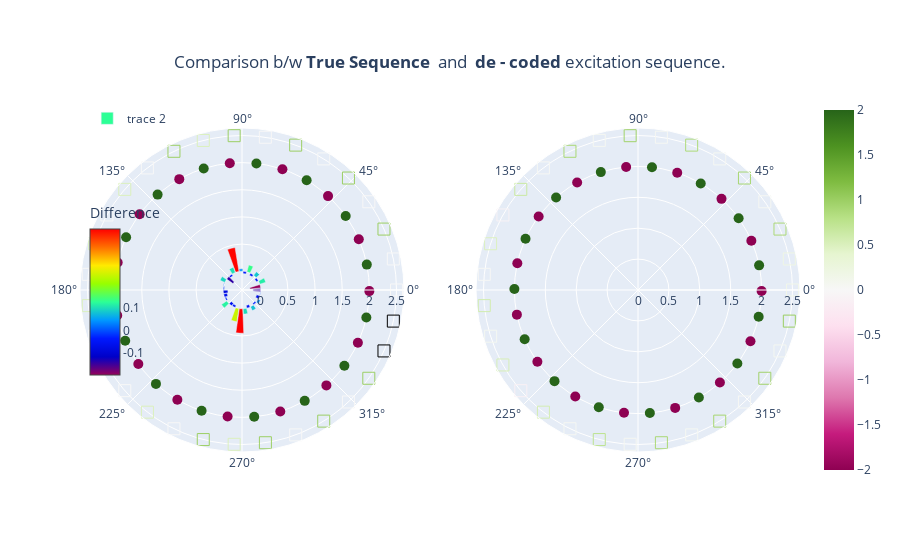

The cell this chart's notebook holds for it:
### Markdown cell above
# Plot

### Code cell
import plotly.graph_objects as go
from plotly.subplots import make_subplots

import numpy as np

fig = make_subplots(rows=1, cols=2, specs=[[{'type': 'polar'}, {'type': 'polar'}]])

# Add 3 traces, one for each slider step

fig.add_trace(
    go.Scatterpolar(
        visible=True,
        r = stator_exc_final['r'].values,
        theta = stator_exc_final['Stator_position'].values,
        name="Stator_GA",
        mode='markers',
        showlegend=False,
        marker = dict(size=12,
                      symbol=raw_symbols[17],
                      color = y_true_stator,
                      colorscale=color_scale,   # choose a colorscale
                      # opacity=0.8,
                      coloraxis="coloraxis1",
                      colorbar={
                              'tickvals': color_vals2,
                              'ticktext': color_names2,
                              'y': 0.5,
                              'len': 0.5,
                              }
                    )
        ), row=1, col=1)

fig.add_trace(
    go.Scatterpolar(
        visible=True,
        r = stator_exc_final['r'].values -0.5,
        theta = rotor_positions - 0.5,
        name="Rotor_GA",
        mode='markers',
        showlegend=False,
        marker = dict(size=10,
                      symbol=raw_symbols[1],
                      color = rotor_posn_exc_config_df.values.tolist(),
                      colorscale=color_scale,   # choose a colorscale
                      coloraxis="coloraxis1",
                      colorbar={
                              'tickvals': color_vals2,
                              'ticktext': color_names2,
                              'y': 0.5,
                              'len': 0.5,
                              }
                      )
        ), row=1, col=1)

fig.add_trace(
    go.Barpolar(
        visible=True,
        r = [i +0 for i in diff_list],
        theta = stator_exc_final['Stator_position'].values,
        marker = dict(color = diff_list,
                      colorscale='rainbow',
                      # coloraxis="coloraxis1",
                      colorbar={
                              'title':'Difference',
                              'tickvals': [-0.5,-0.1, 0, 0.1, 0.5],
                              'ticktext': ['-0.5','-0.1', '0', '0.1', '0.5'],
                              'y': 0.5,
                              'len': 0.5,
                              'x': 0
                              }
                      )
    ), row=1, col=1)

fig.add_trace(
    go.Scatterpolar(
        visible=True,
        r = stator_exc_final['r'].values,
        theta = stator_exc_final['Stator_position'].values,
        name="Stator_original",
        mode='markers',
        showlegend=False,
        marker = dict(size=12,
                      symbol=raw_symbols[17],
                      color=y_pred_stator,
                      colorscale=color_scale,   # choose a colorscale
                      coloraxis="coloraxis1",
                      colorbar={
                              'tickvals': color_vals2,
                              'ticktext': color_names2,
                              'y': 0.5,
                              'len': 0.5,
                              }
                    )
        ), row=1, col=2)

fig.add_trace(
    go.Scatterpolar(
        visible=True,
        r = stator_exc_final['r'].values -0.5,
        theta = rotor_positions - 0.5,
        name="Rotor_original",
        mode='markers',
        showlegend=False,
        marker = dict(size=10,
                      symbol=raw_symbols[1],
                      color = rotor_posn_exc_config_df.values.tolist(),
                      colorscale=color_scale,   # choose a colorscale
                      coloraxis="coloraxis1",
                      colorbar={
                              'tickvals': color_vals2,
                              'ticktext': color_names2,
                              'y': 0.5,
                              'len': 0.5,
                              }                  
                      )
        ), row=1, col=2)

fig.update_layout(
    # legend_tracegroupgap = 180,
    legend=dict(
                # tracegroupgap = 180,
                yanchor="top",
                y=0.99,
                xanchor="left",
                x=0.01),
    title={
        'text': 'Comparison b/w <b>True Sequence </b> and  <b>de - coded</b> excitation sequence.',
        'y':0.9,
        'x':0.5,
        'xanchor': 'center',
        'yanchor': 'top'}
)

fig.show()

### Figure 1 — Plotly figure (JSON) as saved in the notebook; plotly's stock layout.template omitted (floating-point values rounded to 4 significant figures)
{"data": [{"marker": {"color": [0, 0, 1, 0, 1, 0, 1, 0, 1, 0.5, 1, 0, 0.5, 0, 0.5, 0, 0.5, 0, 0.5, 0, 0.5, 0, 1, 0.5, 1, 0, 1, 0, 1], "coloraxis": "coloraxis", "colorbar": {"len": 0.5, "ticktext": ["-2", "-1", "0", "1", "2"], "tickvals": [-2, -1, 0, 1, 2], "y": 0.5}, "colorscale": [[0, "rgb(150,0,90)"], [0.125, "rgb(0,0,200)"], [0.25, "rgb(0,25,255)"], [0.375, "rgb(0,152,255)"], [0.5, "rgb(44,255,150)"], [0.625, "rgb(151,255,0)"], [0.75, "rgb(255,234,0)"], [0.875, "rgb(255,111,0)"], [1, "rgb(255,0,0)"]], "size": 12, "symbol": "square-open"}, "mode": "markers", "name": "Stator_GA", "r": [2.5, 2.5, 2.5, 2.5, 2.5, 2.5, 2.5, 2.5, 2.5, 2.5, 2.5, 2.5, 2.5, 2.5, 2.5, 2.5, 2.5, 2.5, 2.5, 2.5, 2.5, 2.5, 2.5, 2.5, 2.5, 2.5, 2.5, 2.5, 2.5, 2.5, 2.5], "showlegend": false, "subplot": "polar", "theta": [0, 11.61, 23.23, 34.84, 46.45, 58.06, 69.68, 81.29, 92.9, 104.5, 116.1, 127.7, 139.4, 151.0, 162.6, 174.2, 185.8, 197.4, 209.0, 220.6, 232.3, 243.9, 255.5, 267.1, 278.7, 290.3, 301.9, 313.5, 325.2, 336.8, 348.4], "type": "scatterpolar", "visible": true}, {"marker": {"color": [-2, 2, -2, 2, -2, 2, -2, 2, -2, 2, -2, 2, -2, 2, -2, 2, -2, 2, -2, 2, -2, 2, -2, 2, -2, 2, -2, 2, -2, 2], "coloraxis": "coloraxis", "colorbar": {"len": 0.5, "ticktext": ["-2", "-1", "0", "1", "2"], "tickvals": [-2, -1, 0, 1, 2], "y": 0.5}, "colorscale": [[0, "rgb(150,0,90)"], [0.125, "rgb(0,0,200)"], [0.25, "rgb(0,25,255)"], [0.375, "rgb(0,152,255)"], [0.5, "rgb(44,255,150)"], [0.625, "rgb(151,255,0)"], [0.75, "rgb(255,234,0)"], [0.875, "rgb(255,111,0)"], [1, "rgb(255,0,0)"]], "size": 10, "symbol": "0"}, "mode": "markers", "name": "Rotor_GA", "r": [2, 2, 2, 2, 2, 2, 2, 2, 2, 2, 2, 2, 2, 2, 2, 2, 2, 2, 2, 2, 2, 2, 2, 2, 2, 2, 2, 2, 2, 2, 2], "showlegend": false, "subplot": "polar", "theta": [-0.5, 11.5, 23.5, 35.5, 47.5, 59.5, 71.5, 83.5, 95.5, 107.5, 119.5, 131.5, 143.5, 155.5, 167.5, 179.5, 191.5, 203.5, 215.5, 227.5, 239.5, 251.5, 263.5, 275.5, 287.5, 299.5, 311.5, 323.5, 335.5, 347.5], "type": "scatterpolar", "visible": true}, {"marker": {"color": [-0.1442, -0.1969, 0.1137, -0.03965, 0.08317, -0.04043, 0.1331, -0.04266, 0.04334, 0.4477, 0.1028, -0.03318, -0.1415, 0.09462, 0.008719, -0.01901, -0.08481, -0.06412, -0.02762, 0.118, -0.05603, -0.04211, 0.2465, 0.4508, 0.09887, -0.05006, 0.07899, -0.02902, 0.04239, -0.06195, -0.007275], "colorbar": {"len": 0.5, "ticktext": ["-0.5", "-0.1", "0", "0.1", "0.5"], "tickvals": [-0.5, -0.1, 0, 0.1, 0.5], "title": {"text": "Difference"}, "x": 0, "y": 0.5}, "colorscale": [[0, "rgb(150,0,90)"], [0.125, "rgb(0,0,200)"], [0.25, "rgb(0,25,255)"], [0.375, "rgb(0,152,255)"], [0.5, "rgb(44,255,150)"], [0.625, "rgb(151,255,0)"], [0.75, "rgb(255,234,0)"], [0.875, "rgb(255,111,0)"], [1, "rgb(255,0,0)"]]}, "r": [-0.1442, -0.1969, 0.1137, -0.03965, 0.08317, -0.04043, 0.1331, -0.04266, 0.04334, 0.4477, 0.1028, -0.03318, -0.1415, 0.09462, 0.008719, -0.01901, -0.08481, -0.06412, -0.02762, 0.118, -0.05603, -0.04211, 0.2465, 0.4508, 0.09887, -0.05006, 0.07899, -0.02902, 0.04239, -0.06195, -0.007275], "subplot": "polar", "theta": [0, 11.61, 23.23, 34.84, 46.45, 58.06, 69.68, 81.29, 92.9, 104.5, 116.1, 127.7, 139.4, 151.0, 162.6, 174.2, 185.8, 197.4, 209.0, 220.6, 232.3, 243.9, 255.5, 267.1, 278.7, 290.3, 301.9, 313.5, 325.2, 336.8, 348.4], "type": "barpolar", "visible": true}, {"marker": {"color": [0.1442, 0.1969, 0.8863, 0.03965, 0.9168, 0.04043, 0.8669, 0.04266, 0.9567, 0.05235, 0.8972, 0.03318, 0.6415, -0.09462, 0.4913, 0.01901, 0.5848, 0.06412, 0.5276, -0.118, 0.556, 0.04211, 0.7535, 0.04925, 0.9011, 0.05006, 0.921, 0.02902, 0.9576, 0.06195, 1.007], "coloraxis": "coloraxis", "colorbar": {"len": 0.5, "ticktext": ["-2", "-1", "0", "1", "2"], "tickvals": [-2, -1, 0, 1, 2], "y": 0.5}, "colorscale": [[0, "rgb(150,0,90)"], [0.125, "rgb(0,0,200)"], [0.25, "rgb(0,25,255)"], [0.375, "rgb(0,152,255)"], [0.5, "rgb(44,255,150)"], [0.625, "rgb(151,255,0)"], [0.75, "rgb(255,234,0)"], [0.875, "rgb(255,111,0)"], [1, "rgb(255,0,0)"]], "size": 12, "symbol": "square-open"}, "mode": "markers", "name": "Stator_original", "r": [2.5, 2.5, 2.5, 2.5, 2.5, 2.5, 2.5, 2.5, 2.5, 2.5, 2.5, 2.5, 2.5, 2.5, 2.5, 2.5, 2.5, 2.5, 2.5, 2.5, 2.5, 2.5, 2.5, 2.5, 2.5, 2.5, 2.5, 2.5, 2.5, 2.5, 2.5], "showlegend": false, "subplot": "polar2", "theta": [0, 11.61, 23.23, 34.84, 46.45, 58.06, 69.68, 81.29, 92.9, 104.5, 116.1, 127.7, 139.4, 151.0, 162.6, 174.2, 185.8, 197.4, 209.0, 220.6, 232.3, 243.9, 255.5, 267.1, 278.7, 290.3, 301.9, 313.5, 325.2, 336.8, 348.4], "type": "scatterpolar", "visible": true}, {"marker": {"color": [-2, 2, -2, 2, -2, 2, -2, 2, -2, 2, -2, 2, -2, 2, -2, 2, -2, 2, -2, 2, -2, 2, -2, 2, -2, 2, -2, 2, -2, 2], "coloraxis": "coloraxis", "colorbar": {"len": 0.5, "ticktext": ["-2", "-1", "0", "1", "2"], "tickvals": [-2, -1, 0, 1, 2], "y": 0.5}, "colorscale": [[0, "rgb(150,0,90)"], [0.125, "rgb(0,0,200)"], [0.25, "rgb(0,25,255)"], [0.375, "rgb(0,152,255)"], [0.5, "rgb(44,255,150)"], [0.625, "rgb(151,255,0)"], [0.75, "rgb(255,234,0)"], [0.875, "rgb(255,111,0)"], [1, "rgb(255,0,0)"]], "size": 10, "symbol": "0"}, "mode": "markers", "name": "Rotor_original", "r": [2, 2, 2, 2, 2, 2, 2, 2, 2, 2, 2, 2, 2, 2, 2, 2, 2, 2, 2, 2, 2, 2, 2, 2, 2, 2, 2, 2, 2, 2, 2], "showlegend": false, "subplot": "polar2", "theta": [-0.5, 11.5, 23.5, 35.5, 47.5, 59.5, 71.5, 83.5, 95.5, 107.5, 119.5, 131.5, 143.5, 155.5, 167.5, 179.5, 191.5, 203.5, 215.5, 227.5, 239.5, 251.5, 263.5, 275.5, 287.5, 299.5, 311.5, 323.5, 335.5, 347.5], "type": "scatterpolar", "visible": true}], "layout": {"legend": {"x": 0.01, "xanchor": "left", "y": 0.99, "yanchor": "top"}, "polar": {"domain": {"x": [0, 0.45], "y": [0, 1]}}, "polar2": {"domain": {"x": [0.55, 1], "y": [0, 1]}}, "title": {"text": "Comparison b/w <b>True Sequence </b> and  <b>de - coded</b> excitation sequence.", "x": 0.5, "xanchor": "center", "y": 0.9, "yanchor": "top"}}}
